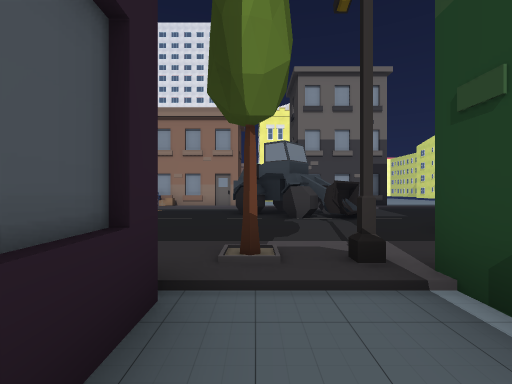
View 1 (above)

20 first-person views from a walk through a scene from a Unity 3-D project. The camera is 1.4 m above the floor, looks level and sees 85° across. The floor is counted in squares, 2 m on a side. Each view is taken from the middle of a square. On the plan, view 1 faces up. The plan holds only what a view shows up to about 9 squares ahead; the rest is blank. The place goes on beyond the plan. The player character is not drawn.

View 2
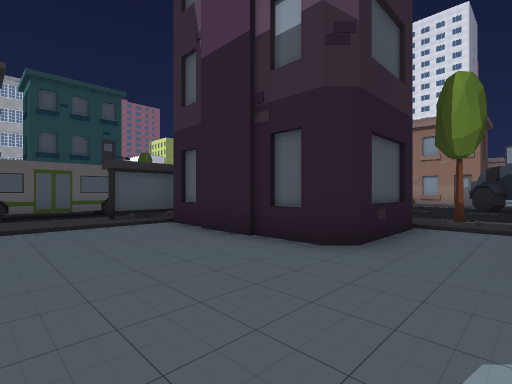

View 3
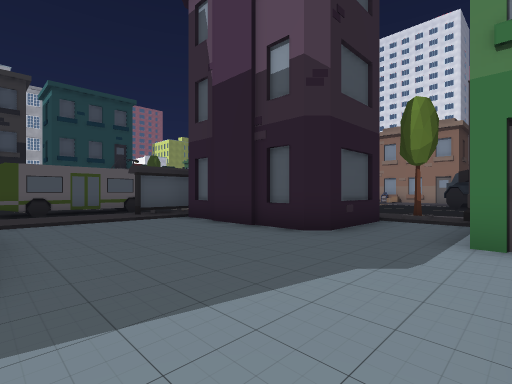

View 4
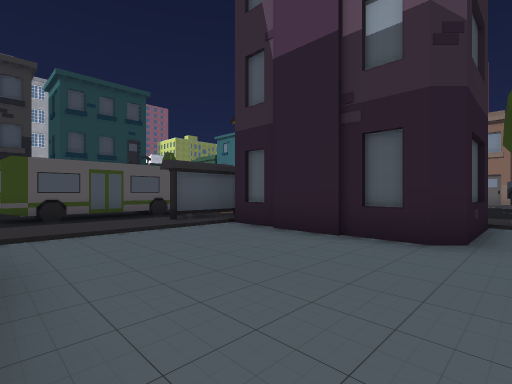

View 5
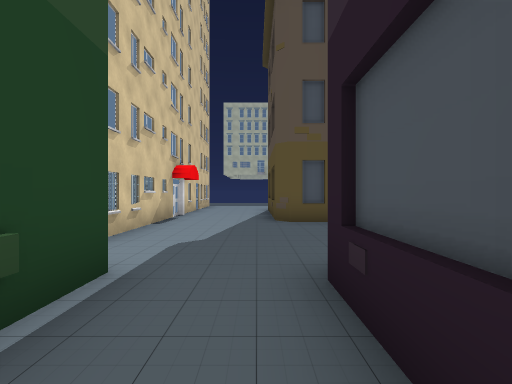

View 6
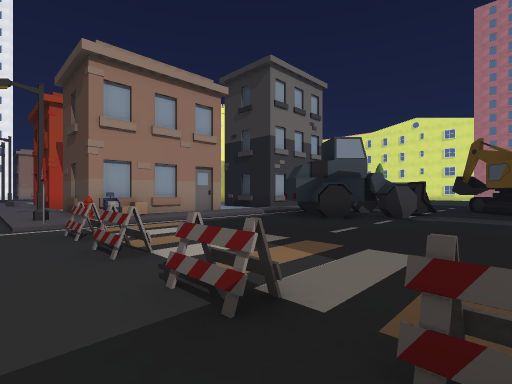

View 7
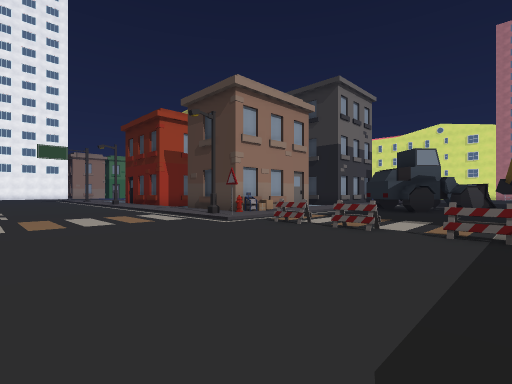

View 8
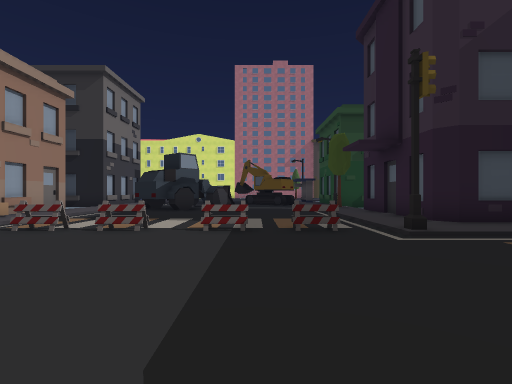

View 9
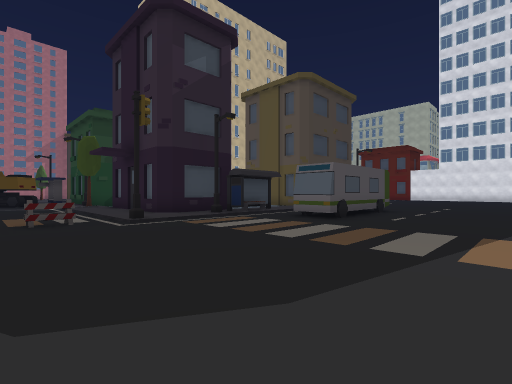

View 10
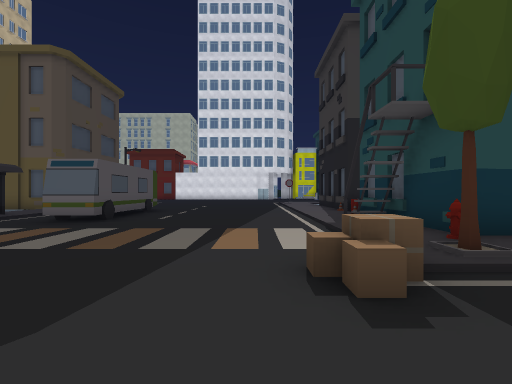

View 11
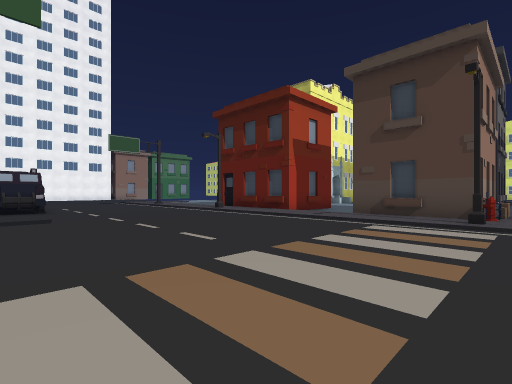

View 12
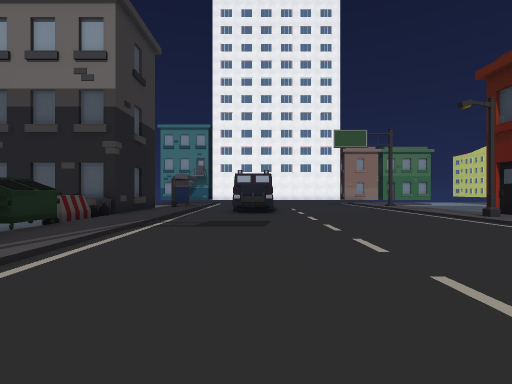

View 13
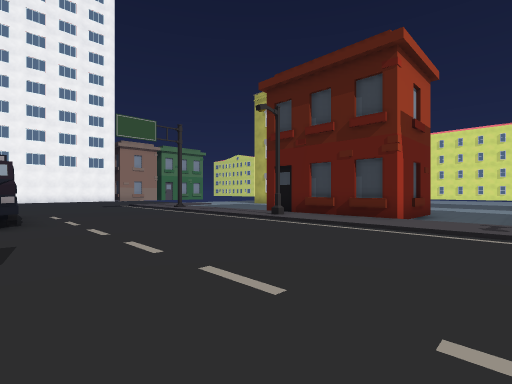

View 14
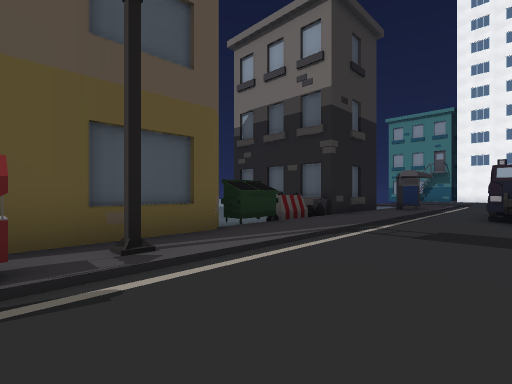

View 15
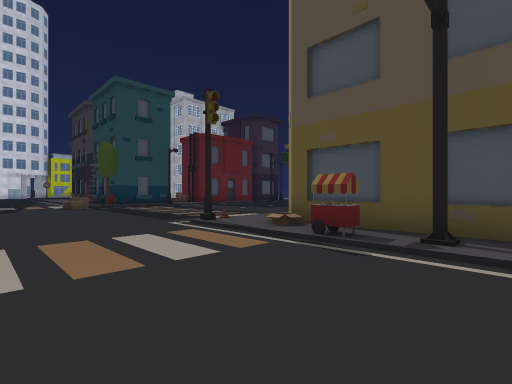

View 16
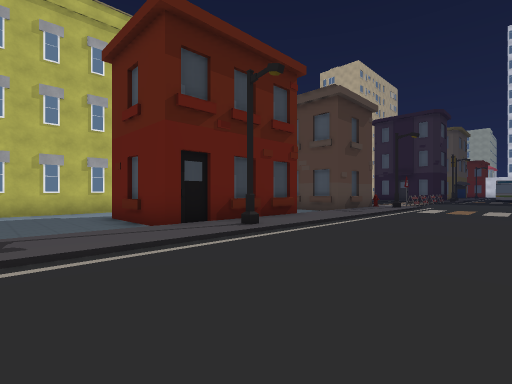

View 17
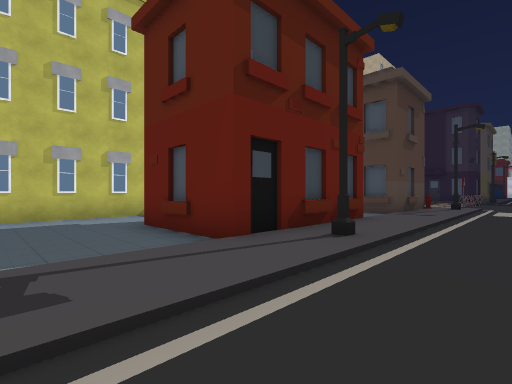

View 18
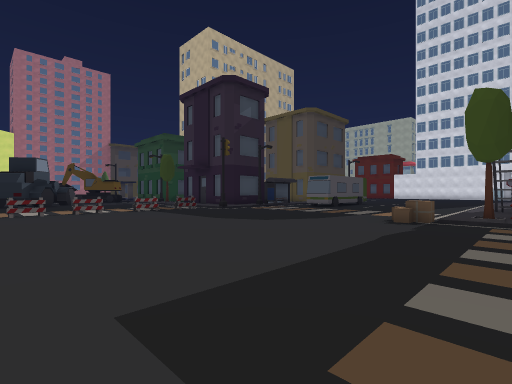

View 19
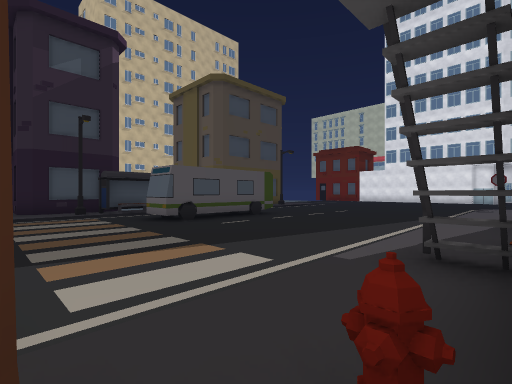

View 20
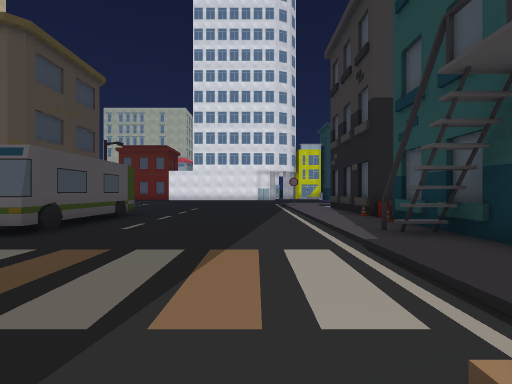

### Floor plan
Key: @ floor where view 1 was taken; # wall or solid block; . main floor; : floor 0.25 m higher than the main floor; / step, stairs or slope; ^ raised ledge; T tree; B building; U bus; H hydrant; A box; R truck; I barrier; N bin; O other object.
Columns run from 16 left of view 1 to 5 right of it. Each row starts with its distance up from view 1.
 25   ..R.....:/.....
 24 B:..R.....:/.....
 23 #:..R.....:/.....
 22 O:........:###B..
 21 OI........##
 20 O:........:#  B
 19 N:........:B  B
 18 #:........:/....
 17 B:........:/....
 16 ##........:/BB
 15 #O........:#
 14 #/........:##
 13 #/........#B#B#
 12 :#........OHO::
 11 .................
 10 ..........O.....^
  9 ..........O.....####..
  8 ..........O......###..
  7 ..........O..........
  6 .....................O
  5 ..........O.........O
  4 ..A.................
  3 :T........#:::::T#:
  2 H:........:#####//#
  1 #:........##   #..#
  0 BB........O    #@.#
 -1 B:.....U#.O/.......
 -2 O:.....##.:/.......
 -3 O:.....##.:/.......B
 -4 B:.....##.:/.......#
 -5 B:........:/B......#
 -6  :...          #...#

Where each view was taken, in squares from view 1:
view 1: 0 up, 0 right, facing up
view 2: 4 down, 1 right, facing up-left
view 3: 5 down, 2 right, facing up-left
view 4: 5 down, 0 right, facing up-left
view 5: 2 up, 0 right, facing down
view 6: 5 up, 7 left, facing up-right
view 7: 6 up, 11 left, facing up-right
view 8: 6 up, 11 left, facing right
view 9: 6 up, 13 left, facing down-right
view 10: 6 up, 13 left, facing down
view 11: 12 up, 13 left, facing up-right
view 12: 14 up, 12 left, facing up
view 13: 16 up, 12 left, facing up-right
view 14: 15 up, 12 left, facing up-left
view 15: 17 up, 11 left, facing down-left
view 16: 25 up, 10 left, facing down-right
view 17: 25 up, 8 left, facing down-right
view 18: 11 up, 16 left, facing down-right
view 19: 3 up, 16 left, facing down-right
view 20: 4 up, 13 left, facing down
